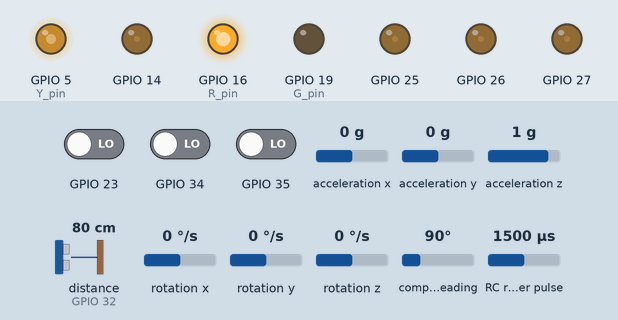
Bench run of a program on a simulated ESP32. Parts: output pins drawn as LEDs (lit = HIGH). Wiring (inferred from the names in the program): RC receiver channel: data GPIO 33. The test bench sets the inputs (shaded band); at power-on: acceleration x 0 g, GPIO 23 LOW, GPIO 34 LOW, GPIO 35 LOW, acceleration y 0 g, acceleration z 1 g, distance to the obstacle (sensor on GPIO 32) 80 cm, rotation x 0 °/s, rotation y 0 °/s, rotation z 0 °/s, compass heading 90°, RC receiver pulse 1500 µs. The echo pulse lasts 58.3 µs per cm; what the program prints to the serial monitor is not drawn.

Above: at 0.1 s.
At 2.2 s:
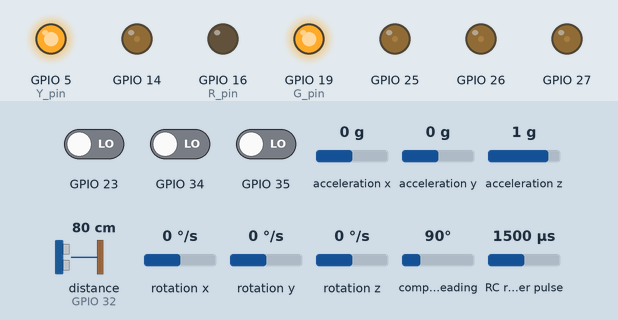
2.3 s: acceleration x set to -0.4 g
3.8 s: acceleration x set to -0.7 g
At 4.3 s:
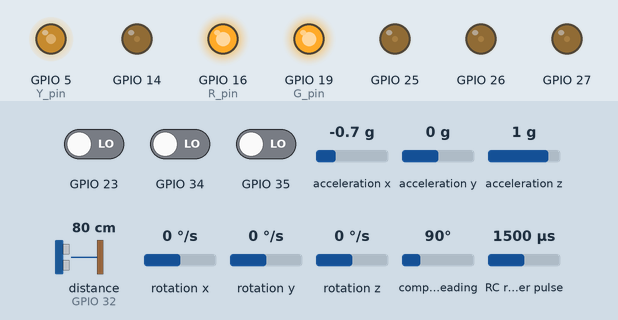
Timing chart, 0 to 6.8 s (numbered marks = the images above; inputs shaded):
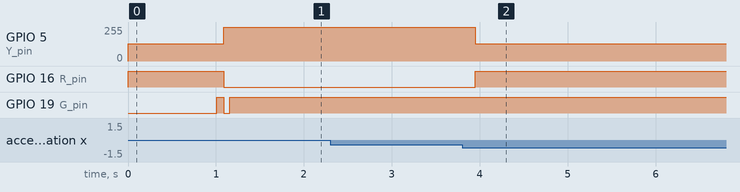

The program:

main.cpp
```cpp
// releaes使うかどうか
#define releace_f

#if defined(releace_f)
#include "./main.hpp"
#endif

#ifndef releace_f
#include "./debug.hpp"
#endif

/*
setup()
|
|センサ初期化    sens.setup()
|
|コントローラー初期化      c.setup()
|
|モーター初期化
|
|ステータス初期化
|
|
loop()
|
|センサ読み取り
|
|コントローラー読み取り
|
|pid計算
|
|モーターに反映

*/
```

conf.cpp
```cpp

```

conf.h
```cpp
#pragma once

// 使うライブラリインクルード
#include <Arduino.h>
#include "user.h"
#include "log.h"

/// @brief 重力加速度
constexpr double gravity = 9.80665;

/// @brief 赤LEDのピン番号
constexpr int R_pin = 16;
/// @brief 黄LEDのピン番号
constexpr int Y_pin = 5;
/// @brief 緑LEDのピン番号
constexpr int G_pin = 19;
/// @brief ch5ピン番号
constexpr int PIN_ch5 = 33;

/// @brief デフォルトコントローラーのピン番号
constexpr user<int> UC_PIN = {32, 34, 35, 23};
/// @brief デフォルトモーターのピン番号
constexpr user<int> UM_PIN = {25, 26, 27, 14};
/// @brief コントローラーデフォルト値
constexpr user<double> UC_DEF = {1526, 1526, 1110, 1470};

#define pwmbits 16 // pwmの分解能を12bitに設定

#if defined(pwmbits) && pwmbits == 12
constexpr int puls = 73;      // pwm周波数
constexpr int bits = 12;      // ledc分解能4096段階
constexpr int duty_min = 360; // 最低回転
constexpr int duty_low = 380; // 最低回転?
// 上に二つは正直わかんないけどこれでうまくいってる
constexpr int duty_max = 600; // 最高回転
#elif defined(pwmbits) && pwmbits == 16
constexpr int puls = 73;       // pwm周波数
constexpr int bits = 16;       // ledc分解能65536段階
constexpr int duty_min = 5760; // 最低回転
constexpr int duty_low = 6050; // 最低回転?
// 上に二つは正直わかんないけどこれでうまくいってる
constexpr int duty_max = 9600; // 最高回転
#else
#error "pwmbits must be defined as 12 or 16"
#endif

constexpr double Max_ang = 30.0; // 機体の最大角度これを超えると強制停止 //note:
constexpr double Min_ang = 3.0;  // 初期化時許容誤差

/// pid
constexpr double KP_D = 2.0;   // 比例ゲイン angle 2.0
constexpr double KI_D = 0.006; // 積分ゲイン angle 0.006
constexpr double KD_D = 0.015; // 微分ゲイン angle
// constexpr double KP_ACC_D = 1.08;  // 角速度 比例ゲイン rate
constexpr double KP_ACC_D = 1.001; // 角速度 比例ゲイン rate
// constexpr double KI_ACC_D = 0.001; // 角速度 積分ゲイン rate 半分
constexpr double KI_ACC_D = 0.0001; // 角速度 積分ゲイン rate 半分
constexpr double KD_ACC_D = 0.10;   // 角速度 微分ゲイン rate 0.10
// constexpr double KP_D = 2.437;     // 比例ゲイン angle
// constexpr double KI_D = 0.008;     // 積分ゲイン angle
// constexpr double KD_D = 0.015;     // 微分ゲイン angle
// constexpr double KP_ACC_D = 1.08;  // 角速度 比例ゲイン rate
// constexpr double KI_ACC_D = 0.002; // 角速度 積分ゲイン rate
// constexpr double KD_ACC_D = 0.15;  // 角速度 微分ゲイン rate

constexpr double PI_D = 3.14159265358979323846;

/// ch5の状態確認
inline bool check5(int in = pulseIn(PIN_ch5, HIGH, 20000), int n = 1500)
{
    return in > n;
}

/// @brief 角度をラジアンに変換する関数
inline double deg2rad(double in)
{
    static double rad = PI_D / 180.0;
    return in * rad;
}
/// @brief ラジアンを度に変換する関数
inline double rad2deg(double in)
{
    static double rad = 180.0 / PI_D;
    return in * rad;
}
```

controller.cpp
```cpp
#include "controller.h"

// data
user<double> controller::data() const
{
    return c;
}
// 今使ってるピン返すやつ
user<int> controller::pin() const
{
    return set;
}
// コンストラクタピン渡す
controller::controller(user<int> set_)
{
    set = set_;
}
// ピン設定
void controller::setup()
{
    // モード設定
    pinMode(set.x, INPUT);
    pinMode(set.y, INPUT);
    pinMode(set.z, INPUT);
    pinMode(set.turn, INPUT);
    ud = UC_DEF;
    return;
}
// 読んで返す
user<double> controller::read()
{
    c.x = static_cast<int>(pulseIn(set.x, HIGH, 20000));
    c.y = static_cast<int>(pulseIn(set.y, HIGH, 20000));
    c.z = static_cast<int>(pulseIn(set.z, HIGH, 20000));
    c.turn = static_cast<int>(pulseIn(set.turn, HIGH, 20000));
    return {(c.x - ud.x) / 90.0, (c.y - ud.y) / 90.0, (c.z - ud.z) * 2.0, (c.turn - ud.turn) / 50.0};
}
void controller::reset(user<double> dd)
{
    ud = dd;
}
```

controller.h
```cpp
#pragma once
#include "./conf.h"

// 制御用クラス
class controller
{
public:
  /// @brief コンストラクタ
  /// @param set_ ピン番号設定(x,y,z,turn)
  controller(user<int> set_);
  /// @brief ピン設定
  void setup();
  /// @brief 値取得
  /// @return 取得した値
  user<double> read();
  /// @brief 指定したピン
  /// @return user<int>型
  user<int> pin() const;
  /// @brief 加工する前のデータ（readで値更新）
  /// @return user<int>型
  user<double> data() const;
  /// @brief リセット
  /// @param 初期化誤差
  void reset(user<double>);

private:
  // 入力ピン格納用変数構造体
  user<int> set;
  user<double> c; // スタック用変数
  user<double> ud; // 標準値
};
```

jsens.cpp
```cpp
#include "jsens.h"

Adafruit_BNO055 bno = Adafruit_BNO055(55, 0x28, &Wire);
Ticker tim;
int freq_ms = 50;
user<double> ang;
user<double> angacc;
user<double> spd;
user<double> mag;

void callback();
double convert(double data_);

Jsens::Jsens(int tick)
{
    freq_ms = tick;
}

Jsens::~Jsens()
{
}

int Jsens::setup()
{
    Log::logln("BNO055 Waiting", LogLevel::_3INFO);
    while (!bno.begin())
        Log::logln("BNO055 Waiting", LogLevel::_3INFO);
    Log::logln("BNO055 Started", LogLevel::_3INFO);
    bno.printSensorDetails();
    bno.setExtCrystalUse(true);
    tim.attach_ms(freq_ms, callback);
    return 0;
}

void callback()
{
    static user<double> res;
    static user<double> speed;
    constexpr double sikiiti = 0.20;
    static sensors_event_t acc_s, ang_s, angacc_s, mag_s;

    bno.getEvent(&acc_s, Adafruit_BNO055::VECTOR_ACCELEROMETER);
    bno.getEvent(&ang_s, Adafruit_BNO055::VECTOR_EULER);
    bno.getEvent(&angacc_s, Adafruit_BNO055::VECTOR_GYROSCOPE);
    bno.getEvent(&mag_s, Adafruit_BNO055::VECTOR_GRAVITY);
    res.x = acc_s.acceleration.x - (sin(deg2rad(ang_s.orientation.y)) * gravity);
    res.y = acc_s.acceleration.y + (sin(deg2rad(ang_s.orientation.z)) * gravity);
    res.z = acc_s.acceleration.z - (cos(deg2rad(ang_s.orientation.y)) * cos(deg2rad(ang_s.orientation.z)) * gravity);

    if (abs(res.x) > sikiiti)
        speed.x += res.x / 1000.0 * (double)freq_ms;
    else
        speed.x = 0;

    if (abs(res.y) > sikiiti)
        speed.y += res.y / 1000.0 * (double)freq_ms;
    else
        speed.y = 0;

    if (abs(res.z) > sikiiti)
        speed.z += res.z / 1000.0 * (double)freq_ms;
    else
        speed.z = 0;
    spd = speed;
    ang.x = (double)ang_s.orientation.y * (-1);
    ang.y = (double)ang_s.orientation.z;
    ang.z = 0;
    ang.turn = convert((double)ang_s.orientation.x);

    angacc.x = angacc_s.gyro.y * (-1);
    angacc.y = angacc_s.gyro.x * (-1);
    angacc.z = 0;
    angacc.turn = angacc_s.gyro.z;

    mag.x = mag_s.magnetic.x;
    mag.y = mag_s.magnetic.y;
    mag.z = mag_s.magnetic.z;
    mag.turn = 0;
}

user<double> Jsens::getang() const
{
    return ang;
}

user<double> Jsens::getspd() const
{
    return spd;
}

user<double> Jsens::getangacc() const
{
    return angacc;
}
user<double> Jsens::getmag() const
{
    return mag;
}

double convert(double data_)
{
    constexpr static double ti = 190;
    constexpr static double mti = -ti;
    static double pre = 0;
    static long rco = 0;
    if ((pre - data_) > ti)
    {
        pre = data_;
        return data_ + 360.0 * rco++;
    }
    else if ((pre - data_) < mti)
    {
        pre = data_;
        return data_ - 360.0 * rco--;
    }
    else
    {
        pre = data_;
        return data_ + 360.0 * rco;
    }
    return 0;
}
```

jsens.h
```cpp
#pragma once

#include "conf.h"
#include <Wire.h>
#include <Adafruit_Sensor.h>
#include <Adafruit_BNO055.h>
#include <utility/imumaths.h>

#include <Ticker.h>
#include <cmath>

/// @brief ジャイロセンサクラス
class Jsens
{
private:
protected:
public:
    /// @brief コンストラクタ
    /// @param tick 実行毎の間隔 ms
    Jsens(int tick = 50);
    ~Jsens();
    /// @brief 初期化
    /// @return エラーコード
    int setup();
    /// @brief 角度取得
    /// @return 角度
    user<double> getang() const;
    /// @brief 速度取得
    /// @return 速度
    user<double> getspd() const;
    /// @brief 角速度取得
    /// @return 角速度
    user<double> getangacc() const;
    /// @brief 重力加速取得
    /// @return 重力加速度
    user<double> getmag() const;
};
```

led.cpp
```cpp
#include "led.h"

int set_led(led_status status_, int y_va)
{
    switch (status_)
    {
    case led_status::ready:
        digitalWrite(R_pin, ((int)led_status::ready & ledbin::R));
        digitalWrite(G_pin, ((int)led_status::ready & ledbin::G));
        ledcWrite(Y_pin, ((int)led_status::ready & ledbin::Y) * y_va);
        break;

    case led_status::set:
        digitalWrite(R_pin, ((int)led_status::set & ledbin::R));
        digitalWrite(G_pin, ((int)led_status::set & ledbin::G));
        ledcWrite(Y_pin, ((int)led_status::set & ledbin::Y) * y_va);
        break;

    case led_status::wait:
        digitalWrite(R_pin, ((int)led_status::wait & ledbin::R));
        digitalWrite(G_pin, ((int)led_status::wait & ledbin::G));
        ledcWrite(Y_pin, ((int)led_status::wait & ledbin::Y) * 255);
        break;

    case led_status::stop:
        digitalWrite(R_pin, ((int)led_status::stop & ledbin::R));
        digitalWrite(G_pin, ((int)led_status::stop & ledbin::G));
        ledcWrite(Y_pin, ((int)led_status::stop & ledbin::Y) * y_va);
        break;
    case led_status::none:
        digitalWrite(R_pin, ((int)led_status::none & ledbin::R));
        digitalWrite(G_pin, ((int)led_status::none & ledbin::G));
        ledcWrite(Y_pin, ((int)led_status::none & ledbin::Y) * 0);
        break;
    default:
        digitalWrite(R_pin, ((int)led_status::def & ledbin::R));
        digitalWrite(G_pin, ((int)led_status::def & ledbin::G));
        ledcWrite(Y_pin, ((int)led_status::def & ledbin::Y) * y_va);
        break;
    }
    return 0;
}
int setup_led()
{
    // R
    pinMode(R_pin, OUTPUT);
    digitalWrite(R_pin, HIGH);
    // Y
    ledcSetup(Y_pin, puls, 8);
    ledcAttachPin(Y_pin, Y_pin);
    ledcWrite(Y_pin, 255);
    // other
    pinMode(PIN_ch5, INPUT);
    pinMode(G_pin, OUTPUT);
    set_led(led_status::none);
    return 0;
}
```

led.h
```cpp
#pragma once

#include "conf.h"

enum class led_status : int
{
    ready = 0b011,
    set = 0b101,
    wait = 0b001,
    stop = 0b111,
    none = 0b000,
    def = 0b111,
};
enum ledbin : int
{
    R = 0b100,
    G = 0b010,
    Y = 0b001,
};
/// @brief ledセット
/// @param status_ 状態
/// @param y_va 黄レベル
/// @return エラーコード
int set_led(led_status status_, int y_va = 128);
/// @brief led初期化
/// @return エラーコード
int setup_led();
```

log.cpp
```cpp
#include "log.h"

namespace Log
{
    LogLevel lstatus = LogLevel::_3INFO;
    LogLevel logset(LogLevel l)
    {
        return lstatus = l;
    }
    LogLevel logget()
    {
        return lstatus;
    }
} // namespace Log
```

log.h
```cpp
#pragma once

#include <Arduino.h>
#define DEBUG_SERIAL
enum class LogLevel : int
{
    _0NONE = 0,
    _1ERROR = 1,
    _2WARN = 2,
    _3INFO = 3,
    _4DEBUG = 4,
    _9ALL = 9
};
namespace Log
{
    template <typename T>
    inline size_t println(const T &l)
    {
#ifdef DEBUG_SERIAL
        return Serial.println(l);
#else
        return 0;
#endif
    }
    template <typename T>
    inline size_t print(const T &l)
    {
#ifdef DEBUG_SERIAL
        return Serial.print(l);
#else
        return 0;
#endif
    }

    /// @brief ログの表示レベルを設定
    /// @param l 表示レベル
    /// @return 変更後のログレベル
    LogLevel logset(LogLevel l);
    /// @brief ログの表示レベルを取得
    /// @return 現在のログレベル
    LogLevel logget();

    static LogLevel def = LogLevel::_3INFO;

    /// @brief ログ出力のデフォルトレベルを設定
    /// @param ll デフォルトレベル
    /// @return 設定後のデフォルトレベル
    inline LogLevel setdef(LogLevel ll)
    {
        return def = ll;
    }

    /// @brief ログ出力　改行なし
    /// @tparam T ログ情報の型
    /// @param l ログ
    /// @param ll ログレベル
    /// @return 出力結果
    template <typename T>
    inline int log(const T &l, LogLevel ll = def)
    {
        return (logget() >= ll) ? print(l) : 0;
    }
    /// @brief ログ出力　改行あり
    /// @tparam T ログ情報の型
    /// @param l ログ
    /// @param ll ログレベル
    /// @return 出力結果
    template <typename T>
    inline int logln(const T &l, LogLevel ll = def)
    {
        return (logget() >= ll) ? println(l) : 0;
    }
    /// @brief ログの初期化
    /// @param speed シリアル通信速度
    /// @return 現在のログレベル
    inline LogLevel init(unsigned long speed = 115200)
    {
#ifdef DEBUG_SERIAL
        Serial.begin(speed);
        logln("Log Init", LogLevel::_3INFO);
        return logget();
#else
        return LogLevel::_0NONE;
#endif
    }

} // namespace Log
```

main.hpp
```cpp
#include "conf.h"
#include "controller.h"
#include "motor.h"
#include "pid.h"
#include "led.h"
#include "jsens.h"

motor m(UM_PIN);

controller c(UC_PIN);

Jsens sens;

double history;

bool flag = 1;
volatile int logno = 0;
int logout(const motor &c, const user<double> &p, const user<double> &u, const user<double> &j);
int logout(const user<double> &p, const char *tag = "");

// セットアップ関数
void setup(void)
{
  Log::logset(LogLevel::_9ALL);
  setup_led();
  set_led(led_status::stop);

  Log::init();

  Log::logln("\nSetUp Started", LogLevel::_3INFO);

  m.nf = 1;
  m.setup();
  m.stop();
  c.setup();
  Log::logln("\n", LogLevel::_3INFO);
  Log::logln(logno++, LogLevel::_3INFO);
  sens.setup();
  Log::logln("\n", LogLevel::_3INFO);
  Log::logln(logno++, LogLevel::_3INFO);

  set_led(led_status::set);
  delay(1000);
  m.stop();

  set_led(led_status::stop);

  while (c.read().z > 2)
    ;

  set_led(led_status::wait);

  history = sens.getang().turn;
  Log::logln("\nInit Done", LogLevel::_3INFO);
}

void loop(void)
{
  while (0) // テストループ
  {
    // logout(c.data(), "U      ");
    // logout(sens.getang(), "ANG    ");
    // logout(sens.getspd(), "SPD    ");
    logout(sens.getangacc(), "ANGACC ");
    // logout(sens.getmag(), "MAG    ");
    // Log::log("\n");
    // delay(500);
  }

  static user<double> setpoint;
  // static PID_F::Pid pid_x(0);
  // static PID_F::Pid pid_y(0);
  // static PID_F::Pid pid_turn(0); // note:一時的に無効化
  static PID_F::AngleController pid_x;
  static PID_F::AngleController pid_y;
  static PID_F::AngleController pid_turn;

  static user<double> j_ang;
  static user<double> j_angacc;
  static user<double> u;
  static user<double> pid_res;
  j_ang = sens.getang();
  j_angacc = sens.getangacc();
  u = c.read();

  // 初期化処理
  {
    static bool init = 1;
    if (init)
    {
      Log::logln("Init", LogLevel::_3INFO);
      init = 0;
      // pid_x.reset(j.x);
      // pid_y.reset(j.y);
      // pid_turn.reset(j.turn);
      setpoint.x = 0;
      setpoint.y = 0;
      setpoint.turn = 0;
    }
  }

  // TODO:要値調整
  set_led(led_status::ready, u.z * 2);

  m.nf = 1;
  m.def = u.z;
  m.c1 = 0;
  m.c2 = 0;
  m.c3 = 0;
  m.c4 = 0;

  setpoint.x = u.x;
  setpoint.y = u.y;
  setpoint.turn = u.turn / 2;

  // pid_res.x = pid_x.calc(j.x, setpoint.x, KP_D, KI_D, KD_D);
  // pid_res.y = pid_y.calc(j.y, setpoint.y, KP_D, KI_D, KD_D);
  // pid_res.turn = pid_turn.calc(j.turn, setpoint.turn, KP_D, KI_D, KD_D);
  pid_res.x = pid_x.calc(j_ang.x, setpoint.x, j_angacc.x, KP_D, KI_D, KD_D, KP_ACC_D, KI_ACC_D, KD_ACC_D);
  pid_res.y = pid_y.calc(j_ang.y, setpoint.y, j_angacc.y, KP_D, KI_D, KD_D, KP_ACC_D, KI_ACC_D, KD_ACC_D);
  pid_res.turn = pid_turn.calc(j_ang.turn, j_angacc.turn, setpoint.turn, KP_D, KI_D, KD_D, KP_ACC_D, KI_ACC_D, KD_ACC_D);

  m.c1 -= pid_res.y;
  m.c2 -= pid_res.x;
  m.c3 += pid_res.x;
  m.c4 += pid_res.y;

  m.c1 += pid_res.turn;
  m.c2 -= pid_res.turn;
  m.c3 -= pid_res.turn;
  m.c4 += pid_res.turn;

  flag = (abs(j_ang.x) > Max_ang) || (abs(j_ang.y) > Max_ang) || check5();

  if (flag)
  {
    set_led(led_status::stop);
    m.stop();
    // if (flag)
    while (!check5()) // プロポOFFまで待機
    {
      u = c.read();
      j_ang = sens.getang();
      j_angacc = sens.getangacc();
      Log::log("lock0 ");
      Log::log(check5());
      Log::log(" ");
      pid_res.x = pid_x.calc(j_ang.x, setpoint.x, j_angacc.x, KP_D, KI_D, KD_D, KP_ACC_D, KI_ACC_D, KD_ACC_D);
      pid_res.y = pid_y.calc(j_ang.y, setpoint.y, j_angacc.y, KP_D, KI_D, KD_D, KP_ACC_D, KI_ACC_D, KD_ACC_D);
      pid_res.turn = pid_turn.calc(j_ang.turn, j_angacc.turn, setpoint.turn, KP_D, KI_D, KD_D, KP_ACC_D, KI_ACC_D, KD_ACC_D);
      logout(m, pid_res, u, j_ang);
    }

    do
    {
      flag = 0;
      u = c.read();
      j_ang = sens.getang();
      j_angacc = sens.getangacc();
      Log::log("lock1 ");
      Log::log(check5());
      Log::log(" ");
      pid_res.x = pid_x.calc(j_ang.x, setpoint.x, j_angacc.x, KP_D, KI_D, KD_D, KP_ACC_D, KI_ACC_D, KD_ACC_D);
      pid_res.y = pid_y.calc(j_ang.y, setpoint.y, j_angacc.y, KP_D, KI_D, KD_D, KP_ACC_D, KI_ACC_D, KD_ACC_D);
      pid_res.turn = pid_turn.calc(j_ang.turn, j_angacc.turn, setpoint.turn, KP_D, KI_D, KD_D, KP_ACC_D, KI_ACC_D, KD_ACC_D);
      logout(m, pid_res, u, j_ang);
    } while ((abs(j_ang.x) > Min_ang) || (abs(j_ang.y) > Min_ang) ||
             ((int)u.z > Min_ang) || (abs(u.x) > Min_ang) || (abs(u.y) > Min_ang) || (abs(u.turn) > 2) ||
             check5());
    flag = 0;
    history = j_ang.turn;
    // pid_x.reset(j.x);
    // pid_y.reset(j.y);
    // pid_turn.reset(j.turn);
    logout(m, pid_res, u, j_ang);
  }

  m.rotate();

  logout(m, pid_res, u, j_ang);
}

int logout(const motor &c, const user<double> &p, const user<double> &u, const user<double> &j)
{
  Log::setdef(LogLevel::_4DEBUG);
  Log::log("C");
  Log::log(" 1:");
  Log::log(m.c1);
  Log::log(" 2:");
  Log::log(m.c2);
  Log::log(" 3:");
  Log::log(m.c3);
  Log::log(" 4:");
  Log::log(m.c4);

  Log::log("  P");
  Log::log(" x:");
  Log::log(p.x);
  Log::log(" y:");
  Log::log(p.y);
  Log::log(" z:");
  Log::log(p.z);
  Log::log(" t:");
  Log::log(p.turn);

  Log::log("  U");
  Log::log(" x:");
  Log::log(u.x);
  Log::log(" y:");
  Log::log(u.y);
  Log::log(" z:");
  Log::log(u.z);
  Log::log(" t:");
  Log::log(u.turn);

  Log::log("  J");
  Log::log(" x:");
  Log::log(j.x);
  Log::log(" y:");
  Log::log(j.y);
  Log::log(" z:");
  Log::log(j.z);
  Log::log(" t:");
  Log::log(j.turn);

  Log::log("\n");
  Log::setdef(LogLevel::_3INFO);
  return 0;
}
int logout(const user<double> &p, const char *tag)
{
  Log::setdef(LogLevel::_4DEBUG);
  Log::log(tag);

  Log::log(" x:");
  Log::log(p.x);
  Log::log(" y:");
  Log::log(p.y);
  Log::log(" z:");
  Log::log(p.z);
  Log::log(" t:");
  Log::log(p.turn);
  Log::log("\n");
  Log::setdef(LogLevel::_3INFO);
  return 0;
}
```

motor.h
```cpp
#pragma once

#include "./conf.h"

class motor
{ // モーターチャンネルとピン設定
public:
  /// @brief モーターの回転ON/OFF
  int nf;
  /// @brief もとになる数値
  int def;
  /// @brief 左前変更値
  int c1;
  /// @brief 右前変更値
  int c2;
  /// @brief 左後変更値
  int c3;
  /// @brief 右後変更値
  int c4;
  /// @brief 設定反映
  void rotate() const;
  // motor(int pin_1, int pin_2, int pin_3, int pin_4): pin1(pin_1), pin2(pin_2), pin3(pin_3), pin4(pin_4){}

  /// @brief コンストラクタ
  /// @param pin_ モーターの出力ピン
  motor(user<int> pin_) : pin(pin_) {}
  /// @brief 初期化
  void setup() const;
  /// @brief 強制停止
  void stop();

private:
  user<int> pin; // モーター制御用ピン
};
```

Source omitted: motor.cpp (905 bytes), pid.cpp (1128 bytes), pid.h (1074 bytes), user.h (109 bytes)

Measured:
- the behaviour switches between -0.5 and -0.6 g on acceleration x (found by bisection; images 1 and 2)
- after the input at 2.3 s, every drawn part: stays the same
- after the input at 3.8 s, GPIO 5 (Y_pin): 255/255 → 128/255 after 0.15 s; GPIO 16 (R_pin): LOW → HIGH after 0.15 s
